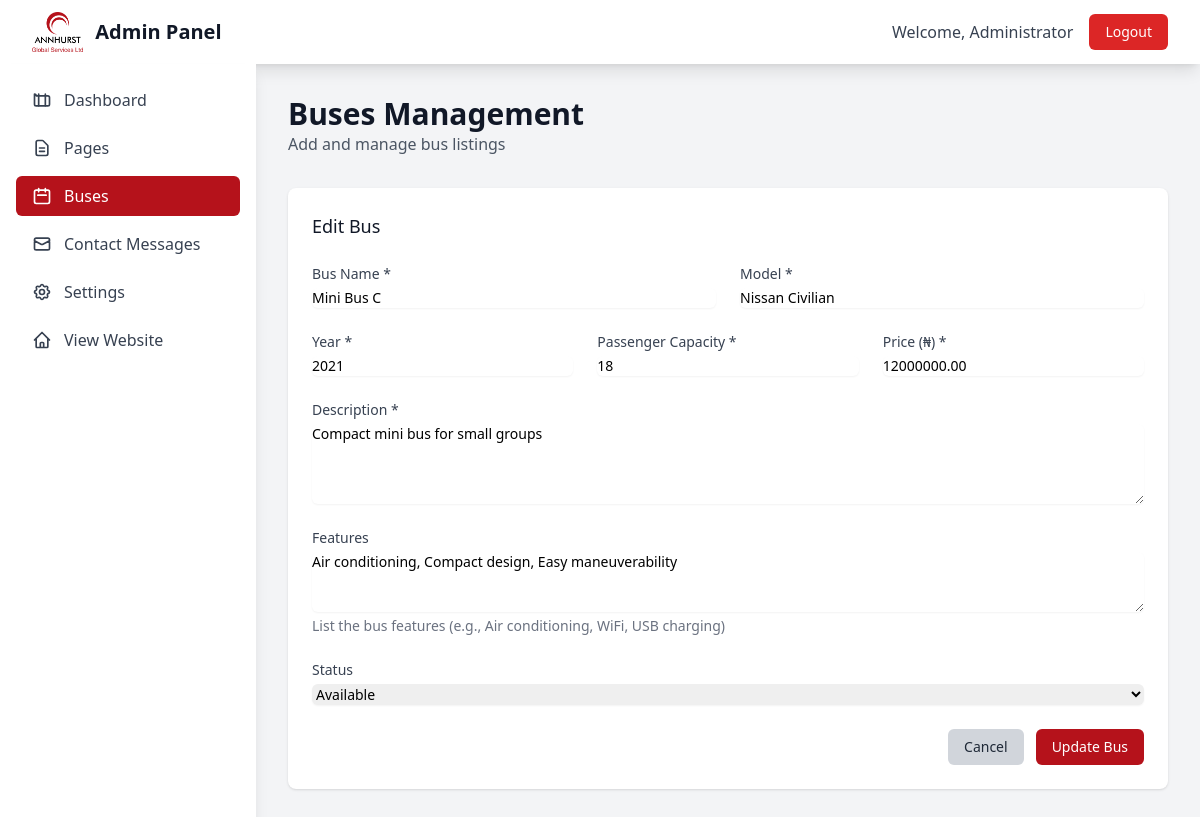
Page /admin/buses.php?action=edit&id=3 (signed in) on the committed database.
### tables this page shows
CREATE TABLE buses (
    id INT AUTO_INCREMENT PRIMARY KEY,
    bus_name VARCHAR(255) NOT NULL,
    model VARCHAR(100),
    year INT,
    capacity INT,
    price DECIMAL(10, 2),
    description TEXT,
    features TEXT,
    images TEXT,  
    status ENUM('available', 'sold', 'reserved') DEFAULT 'available',
    created_at TIMESTAMP DEFAULT CURRENT_TIMESTAMP,
    updated_at TIMESTAMP DEFAULT CURRENT_TIMESTAMP ON UPDATE CURRENT_TIMESTAMP
);

### admin/buses.php (the view, shortened to what this page needs)
<?php
$action = $_GET['action'] ?? 'list';
function getBuses() {
    try {
        $pdo = getDBConnection();
        $stmt = $pdo->query("SELECT * FROM buses ORDER BY created_at DESC");
        return $stmt->fetchAll();
    } catch (Exception $e) {
        return [];
    }
}
function getBus($id) {
    try {
        $pdo = getDBConnection();
        $stmt = $pdo->prepare("SELECT * FROM buses WHERE id = ?");
        $stmt->execute([$id]);
        return $stmt->fetch();
    } catch (Exception $e) {
        return null;
    }
}
$buses = getBuses();
$currentBus = null;
if ($action === 'edit' && isset($_GET['id'])) {
    $currentBus = getBus($_GET['id']);
}
?>
<!DOCTYPE html>
<html lang="en">
<head>
    <script src="https://cdn.tailwindcss.com"></script>
</head>
<body class="bg-gray-100">
    <nav class="bg-white shadow-lg">
        <div class="max-w-7xl mx-auto px-4 sm:px-6 lg:px-8">
            <div class="flex justify-between h-16">
                <div class="flex items-center">
                    <div class="flex-shrink-0">
                        <div class="flex items-center">
                            <div class="rounded-lg flex items-center justify-center mr-3">
                                <img src="../img/ann.png" alt="Annhurst Transport" class="h-10 w-auto">
                            </div>
                            <span class="text-xl font-bold text-gray-900">Admin Panel</span>
                        </div>
                    </div>
                </div>
                <div class="flex items-center space-x-4">
                    <span class="text-gray-700">Welcome, <?php echo htmlspecialchars($_SESSION['admin_name']); ?></span>
                    <a href="logout.php" class="bg-red-600 hover:bg-red-700 text-white px-4 py-2 rounded-md text-sm font-medium transition-colors">Logout</a>
                </div>
            </div>
        </div>
    </nav>
    <div class="flex">
        <div class="w-64 bg-white shadow-lg min-h-screen">
            <div class="p-4">
                <nav class="space-y-2">
                    <a href="dashboard.php" class="flex items-center px-4 py-2 text-gray-700 hover:bg-gray-100 rounded-md">
                        Dashboard
                    </a>
                    <a href="pages.php" class="flex items-center px-4 py-2 text-gray-700 hover:bg-gray-100 rounded-md">
                        <svg class="w-5 h-5 mr-3" fill="none" stroke="currentColor" viewBox="0 0 24 24">
                            <path stroke-linecap="round" stroke-linejoin="round" stroke-width="2" d="M9 12h6m-6 4h6m2 5H7a2 2 0 01-2-2V5a2 2 0 012-2h5.586a1 1 0 01.707.293l5.414 5.414a1 1 0 01.293.707V19a2 2 0 01-2 2z"></path>
                        </svg>
                        Pages
                    </a>
                    <a href="buses.php" class="flex items-center px-4 py-2 text-gray-700 bg-primary text-white rounded-md">
                        <svg class="w-5 h-5 mr-3" fill="none" stroke="currentColor" viewBox="0 0 24 24">
                            <path stroke-linecap="round" stroke-linejoin="round" stroke-width="2" d="M8 7V3m8 4V3m-9 8h10M5 21h14a2 2 0 002-2V7a2 2 0 00-2-2H5a2 2 0 00-2 2v12a2 2 0 002 2z"></path>
                        </svg>
                        Buses
                    </a>
                    <a href="contacts.php" class="flex items-center px-4 py-2 text-gray-700 hover:bg-gray-100 rounded-md">
                        <svg class="w-5 h-5 mr-3" fill="none" stroke="currentColor" viewBox="0 0 24 24">
                            <path stroke-linecap="round" stroke-linejoin="round" stroke-width="2" d="M3 8l7.89 4.26a2 2 0 002.22 0L21 8M5 19h14a2 2 0 002-2V7a2 2 0 00-2-2H5a2 2 0 00-2 2v10a2 2 0 002 2z"></path>
                        </svg>
                        Contact Messages
                    </a>
                    <a href="settings.php" class="flex items-center px-4 py-2 text-gray-700 hover:bg-gray-100 rounded-md">
                        Settings
                    </a>
                    <a href="../index.php" class="flex items-center px-4 py-2 text-gray-700 hover:bg-gray-100 rounded-md">
                        <svg class="w-5 h-5 mr-3" fill="none" stroke="currentColor" viewBox="0 0 24 24">
                            <path stroke-linecap="round" stroke-linejoin="round" stroke-width="2" d="M3 12l2-2m0 0l7-7 7 7M5 10v10a1 1 0 001 1h3m10-11l2 2m-2-2v10a1 1 0 01-1 1h-3m-6 0a1 1 0 001-1v-4a1 1 0 011-1h2a1 1 0 011 1v4a1 1 0 001 1m-6 0h6"></path>
                        </svg>
                        View Website
                    </a>
                </nav>
            </div>
        </div>
        <div class="flex-1 p-8">
            <div class="mb-8 flex justify-between items-center">
                <div>
                    <h1 class="text-3xl font-bold text-gray-900">Buses Management</h1>
                    <p class="text-gray-600">Add and manage bus listings</p>
                </div>
            </div>
            <?php if ($action === 'list'): ?>
                <div class="bg-white shadow rounded-lg">
                    <div class="px-6 py-4 border-b border-gray-200">
                        <h3 class="text-lg font-medium text-gray-900">All Buses</h3>
                    </div>
                    <div class="overflow-x-auto">
                        <table class="min-w-full divide-y divide-gray-200">
                            <thead class="bg-gray-50">
                                <tr>
                                    <th class="px-6 py-3 text-left text-xs font-medium text-gray-500 uppercase tracking-wider">Bus Name</th>
                                    <th class="px-6 py-3 text-left text-xs font-medium text-gray-500 uppercase tracking-wider">Model</th>
                                    <th class="px-6 py-3 text-left text-xs font-medium text-gray-500 uppercase tracking-wider">Year</th>
                                    <th class="px-6 py-3 text-left text-xs font-medium text-gray-500 uppercase tracking-wider">Capacity</th>
                                    <th class="px-6 py-3 text-left text-xs font-medium text-gray-500 uppercase tracking-wider">Price</th>
                                    <th class="px-6 py-3 text-left text-xs font-medium text-gray-500 uppercase tracking-wider">Status</th>
                                    <th class="px-6 py-3 text-left text-xs font-medium text-gray-500 uppercase tracking-wider">Actions</th>
                                </tr>
                            </thead>
                            <tbody class="bg-white divide-y divide-gray-200">
                                <?php foreach ($buses as $bus): ?>
                                <tr>
                                    <td class="px-6 py-4 whitespace-nowrap">
                                        <div class="text-sm font-medium text-gray-900"><?php echo htmlspecialchars($bus['bus_name']); ?></div>
                                    </td>
                                    <td class="px-6 py-4 whitespace-nowrap">
                                        <div class="text-sm text-gray-500"><?php echo htmlspecialchars($bus['model']); ?></div>
                                    </td>
                                    <td class="px-6 py-4 whitespace-nowrap text-sm text-gray-500">
                                        <?php echo $bus['year']; ?>
                                    </td>
                                    <td class="px-6 py-4 whitespace-nowrap text-sm text-gray-500">
                                        <?php echo $bus['capacity']; ?> passengers
                                    </td>
                                    <td class="px-6 py-4 whitespace-nowrap text-sm text-gray-500">
                                        ₦<?php echo number_format($bus['price']); ?>
                                    </td>
                                    <td class="px-6 py-4 whitespace-nowrap">
                                        <span class="px-2 inline-flex text-xs leading-5 font-semibold rounded-full
                                            <?php echo $bus['status'] === 'available' ? 'bg-green-100 text-green-800' :
                                                  ($bus['status'] === 'sold' ? 'bg-red-100 text-red-800' : 'bg-yellow-100 text-yellow-800'); ?>">
                                            <?php echo ucfirst($bus['status']); ?>
                                        </span>
                                    </td>
                                    <td class="px-6 py-4 whitespace-nowrap text-sm font-medium">
                                        <a href="?action=edit&id=<?php echo $bus['id']; ?>" class="text-primary hover:text-primary-dark mr-3">Edit</a>
                                        <form method="POST" class="inline" onsubmit="return confirm('Are you sure you want to delete this bus?')">
                                            <input type="hidden" name="id" value="<?php echo $bus['id']; ?>">
                                            <button type="submit" name="action" value="delete" class="text-red-600 hover:text-red-900">Delete</button>
                                        </form>
                                    </td>
                                </tr>
                                <?php endforeach; ?>
                            </tbody>
                        </table>
                    </div>
                </div>
            <?php elseif ($action === 'new' || $action === 'edit'): ?>
                <div class="bg-white shadow rounded-lg p-6">
                    <h3 class="text-lg font-medium text-gray-900 mb-6">
                        <?php echo $action === 'new' ? 'Add New Bus' : 'Edit Bus'; ?>
                    </h3>
                    <form method="POST" class="space-y-6">
                        <div class="grid grid-cols-1 md:grid-cols-2 gap-6">
                            <div>
                                <label for="bus_name" class="block text-sm font-medium text-gray-700">Bus Name *</label>
                                <input type="text" id="bus_name" name="bus_name" required
                                       value="<?php echo htmlspecialchars($currentBus['bus_name'] ?? ''); ?>"
                                       class="mt-1 block w-full border-gray-300 rounded-md shadow-sm focus:ring-primary focus:border-primary sm:text-sm">
                            </div>
                            <div>
                                <label for="model" class="block text-sm font-medium text-gray-700">Model *</label>
                                <input type="text" id="model" name="model" required
                                       value="<?php echo htmlspecialchars($currentBus['model'] ?? ''); ?>"
                                       class="mt-1 block w-full border-gray-300 rounded-md shadow-sm focus:ring-primary focus:border-primary sm:text-sm">
                            </div>
                        </div>
                        <div class="grid grid-cols-1 md:grid-cols-3 gap-6">
                            <div>
                                <label for="year" class="block text-sm font-medium text-gray-700">Year *</label>
                                <input type="number" id="year" name="year" required min="1900" max="2030"
                                       value="<?php echo $currentBus['year'] ?? date('Y'); ?>"
                                       class="mt-1 block w-full border-gray-300 rounded-md shadow-sm focus:ring-primary focus:border-primary sm:text-sm">
                            </div>
                            <div>
                                <label for="capacity" class="block text-sm font-medium text-gray-700">Passenger Capacity *</label>
                                <input type="number" id="capacity" name="capacity" required min="1" max="100"
                                       value="<?php echo $currentBus['capacity'] ?? ''; ?>"
                                       class="mt-1 block w-full border-gray-300 rounded-md shadow-sm focus:ring-primary focus:border-primary sm:text-sm">
                            </div>
                            <div>
                                <label for="price" class="block text-sm font-medium text-gray-700">Price (₦) *</label>
                                <input type="number" id="price" name="price" required min="0" step="0.01"
                                       value="<?php echo $currentBus['price'] ?? ''; ?>"
                                       class="mt-1 block w-full border-gray-300 rounded-md shadow-sm focus:ring-primary focus:border-primary sm:text-sm">
                            </div>
                        </div>
                        <div>
                            <label for="description" class="block text-sm font-medium text-gray-700">Description *</label>
                            <textarea id="description" name="description" rows="4" required
                                      class="mt-1 block w-full border-gray-300 rounded-md shadow-sm focus:ring-primary focus:border-primary sm:text-sm"><?php echo htmlspecialchars($currentBus['description'] ?? ''); ?></textarea>
                        </div>
                        <div>
                            <label for="features" class="block text-sm font-medium text-gray-700">Features</label>
                            <textarea id="features" name="features" rows="3"
                                      class="mt-1 block w-full border-gray-300 rounded-md shadow-sm focus:ring-primary focus:border-primary sm:text-sm"><?php echo htmlspecialchars($currentBus['features'] ?? ''); ?></textarea>
                            <p class="mt-1 text-sm text-gray-500">List the bus features (e.g., Air conditioning, WiFi, USB charging)</p>
                        </div>
                        <div>
                            <label for="status" class="block text-sm font-medium text-gray-700">Status</label>
                            <select id="status" name="status" class="mt-1 block w-full border-gray-300 rounded-md shadow-sm focus:ring-primary focus:border-primary sm:text-sm">
                                <option value="available" <?php echo ($currentBus['status'] ?? '') === 'available' ? 'selected' : ''; ?>>Available</option>
                            </select>
                        </div>
                        <div class="flex justify-end space-x-3">
                            <a href="?action=list" class="bg-gray-300 hover:bg-gray-400 text-gray-800 px-4 py-2 rounded-md text-sm font-medium transition-colors">
                                Cancel
                            </a>
                            <button type="submit" class="bg-primary hover:bg-primary-dark text-white px-4 py-2 rounded-md text-sm font-medium transition-colors">
                                <?php echo $action === 'new' ? 'Add Bus' : 'Update Bus'; ?>
                            </button>
                        </div>
                    </form>
                </div>
            <?php endif; ?>
        </div>
    </div>
</body>
</html>

### rows in the picture
buses: bus_name "Mini Bus C", model "Nissan Civilian", year "2021", capacity "18", price "12000000.00", description "Compact mini bus for small groups", features "Air conditioning, Compact design, Easy maneuverability", status "Available"

### other values in the picture
$_SESSION['admin_name'] "Administrator"
